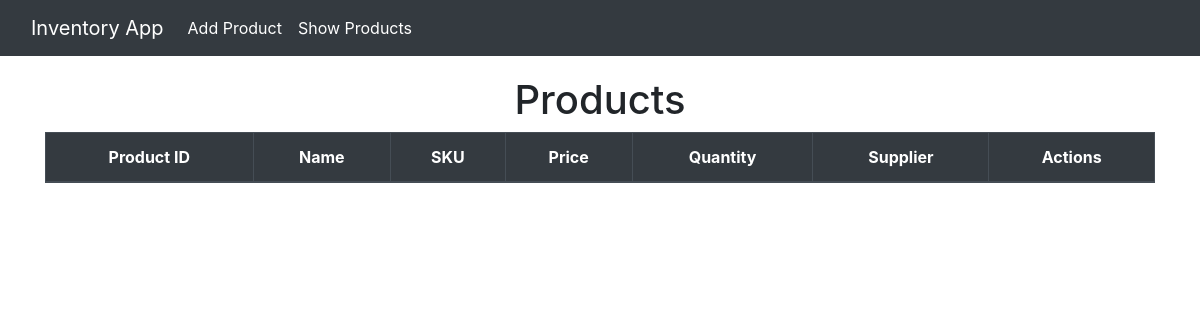
The page /list/ on the database as committed earlier.
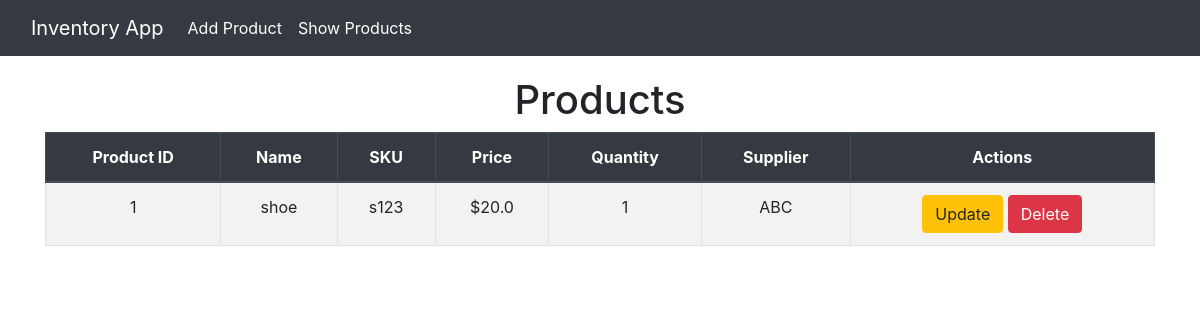
The same page on the database as committed later.
### invApp/models.py (models this page shows, shortened)
class Product(models.Model):
    product_id = models.AutoField(primary_key=True)
    name = models.CharField(max_length=100)
    sku = models.CharField(max_length=50, unique=True)
    price = models.FloatField()
    quantity = models.IntegerField()
    supplier = models.CharField(max_length=100)

### invApp/views.py (the view)
# urls.py: path('list/', views.product_list_view, name="product_list"),
def product_list_view(request):
    products = Product.objects.all()
    return render(request, 'invApp/product_list.html', {'products':products})

### invApp/templates/invApp/product_list.html (shortened to what this page needs)
{% extends 'invApp/layout.html' %}
{% block content %}
<h1 class="text-center">Products</h1>
<table class="table table-bordered table-striped text-center">
    <thead class="thead-dark">
        <tr>
            <th>Product ID</th>
            <th>Name</th>
            <th>SKU</th>
            <th>Price</th>
            <th>Quantity</th>
            <th>Supplier</th>
            <th>Actions</th>
        </tr>
    </thead>
    <tbody>
        {% for product in products %}
        <tr>
            <td>{{ product.product_id }}</td>
            <td>{{ product.name }}</td>
            <td>{{ product.sku }}</td>
            <td>${{ product.price }}</td>
            <td>{{ product.quantity }}</td>
            <td>{{ product.supplier }}</td>
            <td>
                <a href="{% url 'product_update' product.product_id %}" class="btn btn-warning">Update</a>
                <a href="{% url 'product_delete' product.product_id %}" class="btn btn-danger">Delete</a>
            </td>
        </tr>
        {% endfor %}
    </tbody>
</table>
{% endblock %}

### invApp/templates/invApp/layout.html (shortened to what this page needs)
<!DOCTYPE html>
<html lang="en">
<head>
    <link href="https://cdn.jsdelivr.net/npm/bootstrap@4.5.2/dist/css/bootstrap.min.css" rel="stylesheet">
</head>
<body>
    <nav class="navbar navbar-expand-sm navbar-dark fixed-top">
    <div class="container-fluid">
        <a href="{% url 'home' %}" class="navbar-brand">Inventory App </a>
        <div class="collapse navbar-collapse" id="navbarNav">
            <ul class="navbar-nav me-auto">
                <li class="nav-item">
                    <a href="{% url 'product_create' %}" class="nav-link">Add Product</a>
                </li>
                <li class="nav-item">
                    <a href="{% url 'product_list' %}" class="nav-link">Show Products</a>
                </li>
            </ul>
        </div>
    </div>
    </nav>
    <div class="container">
        {% block content %}{% endblock %}
    </div>
</body>
</html>

### invApp/templates/invApp/layout.html (style rules this page uses)
body { padding-top: 56px; }
.navbar { background-color: #343a40; }
.navbar-brand, .nav-link { color: #fff !important; }
.container { margin-top: 20px; }
.table th, table td { vertical-align: middle; }

Rows that differ between the two databases and show on the page:
added Product: product_id "1", name "shoe", sku "s123", price "20.0", quantity "1", supplier "ABC"
